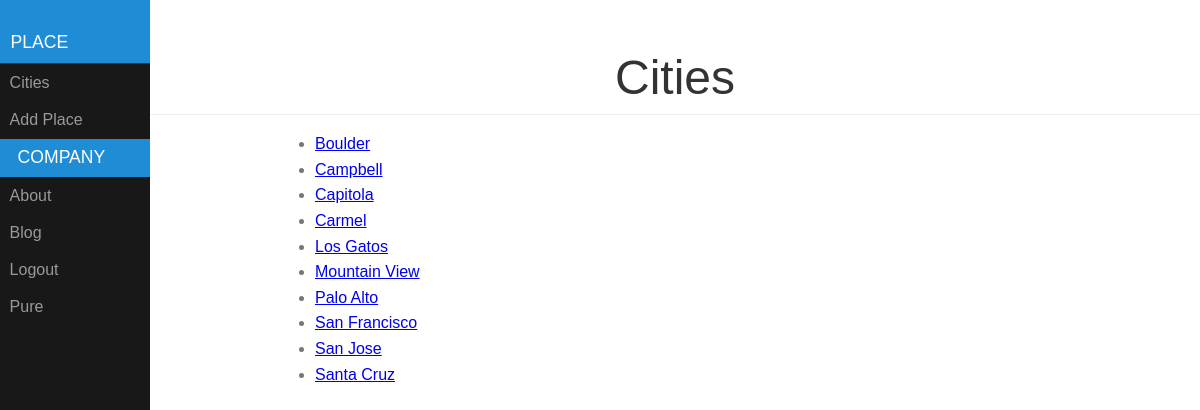
Screenshot of /places/city/ (signed in) with the database file from the repository.
### places/models.py (models this page shows, shortened)
class Place(models.Model):
    user = models.ForeignKey(User)
    name = models.CharField(max_length=100)
    locale = models.CharField(max_length=100)
    city = models.CharField(max_length=100)
    outdoor = models.BooleanField(default=False, blank=True)
    dog_friendly = models.BooleanField(default=False, blank=True)
    rating = models.IntegerField(default=0)
    want_to_go = models.BooleanField(default=False, blank=True)
    good_for = models.CharField(max_length=50, blank=True)
    comment = models.CharField(max_length=200, blank=True)
    yelp = models.CharField(max_length=200, blank=True)
    class Meta:
        app_label = 'places'

### places/views.py (the view)
@login_required
def city_list(request):
    cities = sorted(set([x.city for x in Place.objects.filter(user=request.user)]))
    return render(request, 'places/city_list.html', {'clist': cities})

### places/templates/places/city_list.html (shortened to what this page needs)
{% extends 'places/menu_base.html' %}
{% block header %}
    <h1>Cities</h1>
{% endblock %}
{% block content %}
    <div class='container'>
        <ul>
            {% for city in clist %}
                <li><a href='/places/city/{{ city }}'>{{ city }}</a></li>
            {% endfor %}
        </ul>
    </div>
{% endblock %}

### static/pure-min.css (style rules this page uses)
html { font-family:sans-serif;-ms-text-size-adjust:100%;-webkit-text-size-adjust:100% }
body { margin:0 }
a { background-color:transparent }
h1 { font-size:2em;margin:.67em 0 }

### static/side-menu.css (style rules this page uses)
body { color: #777; }
.header h1 { margin: 0.2em 0; font-size: 3em; font-weight: 300; }

### rows the page displays
Place: clist "Boulder"
Place: clist "Campbell"
Place: clist "Capitola"
Place: clist "Carmel"
Place: clist "Los Gatos"
Place: clist "Mountain View"
Place: clist "Palo Alto"
Place: clist "San Francisco"
Place: clist "San Jose"
Place: clist "Santa Cruz"
